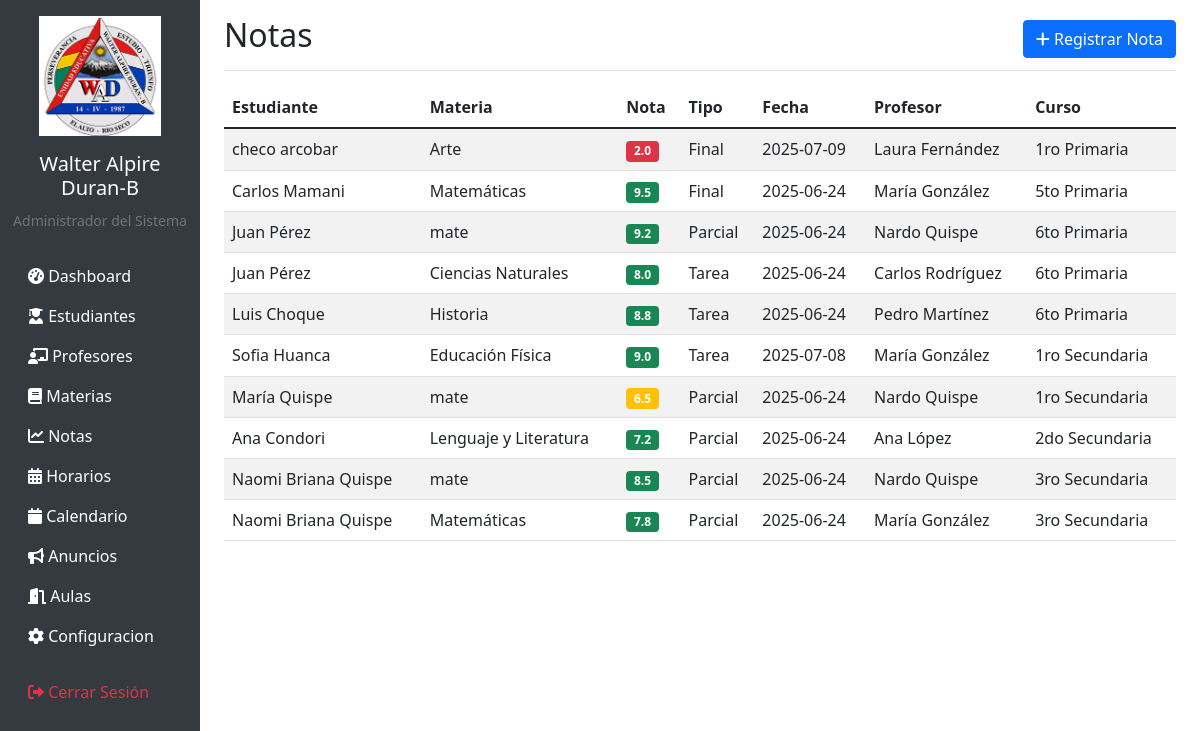
Page /grades (signed in) on the committed database.
### tables this page shows
CREATE TABLE grades (
            id INTEGER PRIMARY KEY AUTOINCREMENT,
            student_id INTEGER NOT NULL,
            subject_id INTEGER NOT NULL,
            grade_value REAL NOT NULL,
            grade_type TEXT NOT NULL CHECK (grade_type IN ('parcial', 'final', 'tarea')),
            date_recorded DATE DEFAULT CURRENT_DATE,
            teacher_id INTEGER,
            FOREIGN KEY (student_id) REFERENCES students (id),
            FOREIGN KEY (subject_id) REFERENCES subjects (id),
            FOREIGN KEY (teacher_id) REFERENCES teachers (id)
        );

CREATE TABLE subjects (
            id INTEGER PRIMARY KEY AUTOINCREMENT,
            name TEXT NOT NULL,
            description TEXT,
            teacher_id INTEGER,
            FOREIGN KEY (teacher_id) REFERENCES teachers (id)
        );

CREATE TABLE students (
            id INTEGER PRIMARY KEY AUTOINCREMENT,
            first_name TEXT NOT NULL,
            last_name TEXT NOT NULL,
            date_of_birth DATE,
            grade TEXT NOT NULL,
            parent_id INTEGER,
            address TEXT,
            phone TEXT,
            created_at TIMESTAMP DEFAULT CURRENT_TIMESTAMP,
            FOREIGN KEY (parent_id) REFERENCES users (id)
        );

### app.py (the view)
@app.route('/grades')
@login_required
def list_grades():
    conn = get_db_connection()
    if session['user_role'] == 'padre':
        grades = conn.execute('''
            SELECT g.*, s.first_name || ' ' || s.last_name as student_name, s.grade,
                   sub.name as subject_name, t.first_name || ' ' || t.last_name as teacher_name
            FROM grades g
            JOIN students s ON g.student_id = s.id
            JOIN subjects sub ON g.subject_id = sub.id
            JOIN teachers t ON g.teacher_id = t.id
            WHERE s.parent_id = ?
            ORDER BY
            CASE s.grade
        WHEN '1ro Primaria' THEN 1
        WHEN '2do Primaria' THEN 2
        WHEN '3ro Primaria' THEN 3
        WHEN '4to Primaria' THEN 4
        WHEN '5to Primaria' THEN 5
        WHEN '6to Primaria' THEN 6
        WHEN '1ro Secundaria' THEN 7
        WHEN '2do Secundaria' THEN 8
        WHEN '3ro Secundaria' THEN 9
        WHEN '4to Secundaria' THEN 10
        WHEN '5to Secundaria' THEN 11
        WHEN '6to Secundaria' THEN 12
        ELSE 99  -- Opcional: para grados no listados
    END,g.date_recorded DESC
        ''', (session['user_id'],)).fetchall()
    else:
        grades = conn.execute('''
            SELECT g.*, s.first_name || ' ' || s.last_name as student_name, s.grade,
                   sub.name as subject_name, t.first_name || ' ' || t.last_name as teacher_name
            FROM grades g
            JOIN students s ON g.student_id = s.id
            JOIN subjects sub ON g.subject_id = sub.id
            JOIN teachers t ON g.teacher_id = t.id
            ORDER BY
            CASE s.grade
        WHEN '1ro Primaria' THEN 1
        WHEN '2do Primaria' THEN 2
        WHEN '3ro Primaria' THEN 3
        WHEN '4to Primaria' THEN 4
        WHEN '5to Primaria' THEN 5
        WHEN '6to Primaria' THEN 6
        WHEN '1ro Secundaria' THEN 7
        WHEN '2do Secundaria' THEN 8
        WHEN '3ro Secundaria' THEN 9
        WHEN '4to Secundaria' THEN 10
        WHEN '5to Secundaria' THEN 11
        WHEN '6to Secundaria' THEN 12
        ELSE 99  -- Opcional: para grados no listados
    END,
            g.date_recorded DESC
        ''').fetchall()
    conn.close()
    return render_template('grades/list.html', grades=grades)

### app.py (called while the page is built)
def get_db_connection():
    conn = sqlite3.connect(DATABASE)
    conn.row_factory = sqlite3.Row
    return conn

def login_required(f):
    @wraps(f)
    def decorated_function(*args, **kwargs):
        if 'user_id' not in session:
            return redirect(url_for('login'))
        return f(*args, **kwargs)
    return decorated_function

### templates/grades/list.html (shortened to what this page needs)
{% extends "base.html" %}
{% block content %}
<div class="d-flex justify-content-between flex-wrap flex-md-nowrap align-items-center pt-3 pb-2 mb-3 border-bottom">
    <h1 class="h2">Notas</h1>
    {% if session.user_role in ['director', 'profesor'] %}
    <div class="btn-toolbar mb-2 mb-md-0">
        <a href="{{ url_for('add_grade') }}" class="btn btn-primary">
            <i class="fas fa-plus"></i> Registrar Nota
        </a>
    </div>
    {% endif %}
</div>
<div class="table-responsive">
    <table class="table table-striped table-hover">
        <thead>
            <tr>
                <th>Estudiante</th>
                <th>Materia</th>
                <th>Nota</th>
                <th>Tipo</th>
                <th>Fecha</th>
                <th>Profesor</th>
                <th>Curso</th>
            </tr>
        </thead>
        <tbody>
            {% for grade in grades %}
            <tr>
                <td>{{ grade.student_name }}</td>
                <td>{{ grade.subject_name }}</td>
                <td>
                    <span class="badge bg-{{ 'success' if grade.grade_value >= 7 else 'warning' if grade.grade_value >= 5 else 'danger' }}">
                        {{ grade.grade_value }}
                    </span>
                </td>
                <td>{{ grade.grade_type.title() }}</td>
                <td>{{ grade.date_recorded }}</td>
                <td>{{ grade.teacher_name }}</td>
                <td>{{ grade.grade }}</td>
            </tr>
            {% else %}
            <tr>
                <td colspan="6" class="text-center">No hay notas registradas</td>
            </tr>
            {% endfor %}
        </tbody>
    </table>
</div>
{% endblock %}

### rows in the picture
grades: student_name "checo arcobar", subject_name "Arte", grade_value "2.0", grade_type "Final", date_recorded "2025-07-09", teacher_name "Laura Fernández", grade "1ro Primaria"
grades: student_name "Carlos Mamani", subject_name "Matemáticas", grade_value "9.5", grade_type "Final", date_recorded "2025-06-24", teacher_name "María González", grade "5to Primaria"
grades: student_name "Juan Pérez", subject_name "mate", grade_value "9.2", grade_type "Parcial", date_recorded "2025-06-24", teacher_name "Nardo Quispe", grade "6to Primaria"
grades: student_name "Juan Pérez", subject_name "Ciencias Naturales", grade_value "8.0", grade_type "Tarea", date_recorded "2025-06-24", teacher_name "Carlos Rodríguez", grade "6to Primaria"
grades: student_name "Luis Choque", subject_name "Historia", grade_value "8.8", grade_type "Tarea", date_recorded "2025-06-24", teacher_name "Pedro Martínez", grade "6to Primaria"
grades: student_name "Sofia Huanca", subject_name "Educación Física", grade_value "9.0", grade_type "Tarea", date_recorded "2025-07-08", teacher_name "María González", grade "1ro Secundaria"
grades: student_name "María Quispe", subject_name "mate", grade_value "6.5", grade_type "Parcial", date_recorded "2025-06-24", teacher_name "Nardo Quispe", grade "1ro Secundaria"
grades: student_name "Ana Condori", subject_name "Lenguaje y Literatura", grade_value "7.2", grade_type "Parcial", date_recorded "2025-06-24", teacher_name "Ana López", grade "2do Secundaria"
grades: student_name "Naomi Briana Quispe", subject_name "mate", grade_value "8.5", grade_type "Parcial", date_recorded "2025-06-24", teacher_name "Nardo Quispe", grade "3ro Secundaria"
grades: student_name "Naomi Briana Quispe", subject_name "Matemáticas", grade_value "7.8", grade_type "Parcial", date_recorded "2025-06-24", teacher_name "María González", grade "3ro Secundaria"

### other values in the picture
{{ session.full_name }} "Administrador del Sistema"
